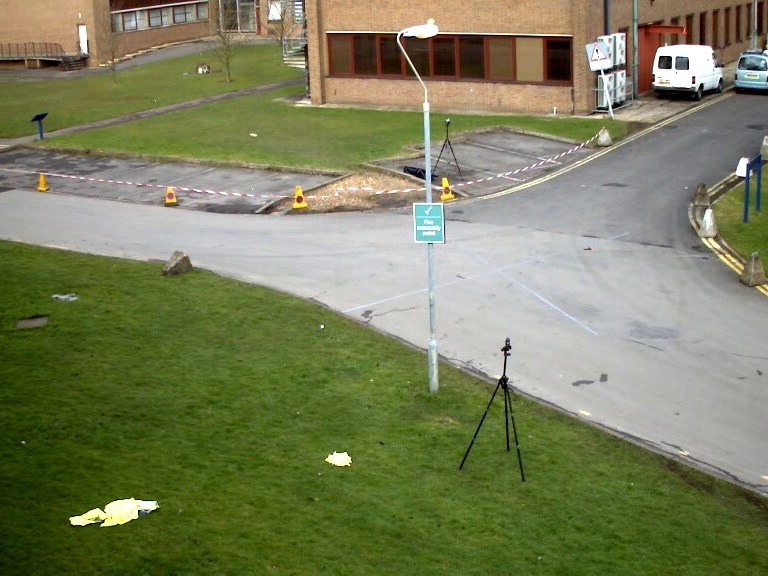
#> input picture Project/test/first_frame.jpg, 768 x 576 px
$ python realtime_person_detection.py
#> lines starting #> are read from the running program, lines starting #| are printed output that depends on the picture; pictures that were not available may be replaced by others from this repository, and a replacement may not be noted
import cv2
import joblib
import numpy as np
import time
from Sliding_scale import sliding_window as sd
from hog1 import hog_feature


model = joblib.load("models/my_model.dat")
#> (reads Project/models/my_model.dat from the repository)
size = (64, 128)
step_size = (5, 10)
zoom_pixel = 10
index = 0
def check_person(img):
    if img.shape[0] == 0 or img.shape[1] == 0:
        return 0
    img = cv2.resize(img, (80, 160))
    for (x, y, window) in sd(img, size, step_size):
        if window.shape[0] != size[1] or window.shape[1] != size[0]:
            continue
        fd = hog_feature(window, cell_size=8)
        fd = fd.reshape(1, -1)
        pred = model.predict(fd)
        sc = model.decision_function(fd)
        if pred == 1 and sc > 0.5:
            return sc[0], 1
    return sc, 0


cap = cv2.VideoCapture("test/768x576.avi")
last_gray = None
idx = -1
frame = cv2.imread("test/first_frame.jpg")
#> frame is the input picture: shape (576, 768, 3); mean B, G, R 91.6, 127.7, 122.7
fisrt_frame = cv2.cvtColor(frame, cv2.COLOR_BGR2GRAY)
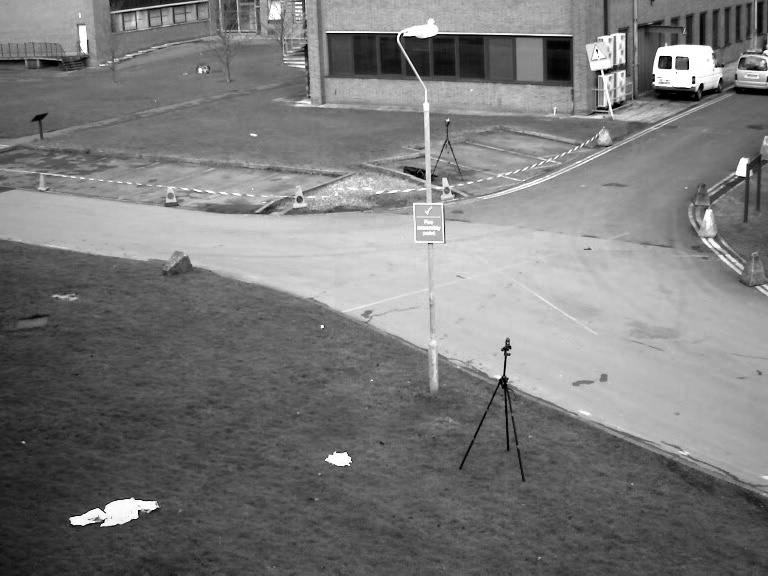
#> fisrt_frame: shape (576, 768); min 0, max 255, mean 122.1
while(True):
    start = time.time()
    ret, frame = cap.read()  # read frames
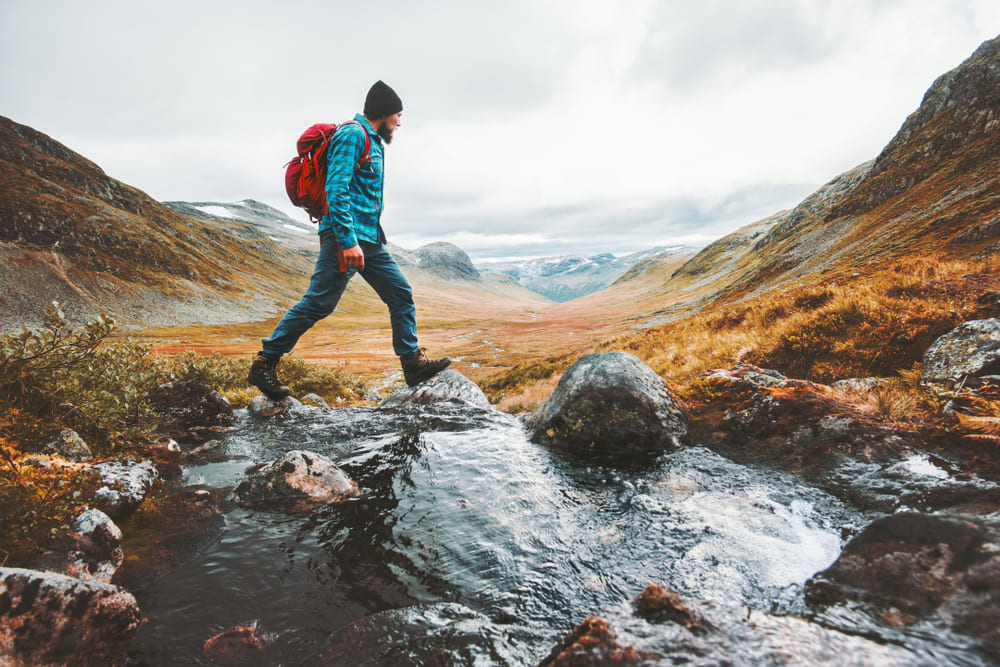
#> input picture Project/test/12.jpg, 1000 x 667 px, given in place of 768x576.avi, which was not available
#> frame is the input picture: shape (667, 1000, 3); mean B, G, R 136.8, 145.9, 152.8
    idx += 1
    if not ret:
        print('Stopped reading the video ')
        break
    img = frame.copy()
    # convert color image to gray
    gray = cv2.cvtColor(img, cv2.COLOR_BGR2GRAY)
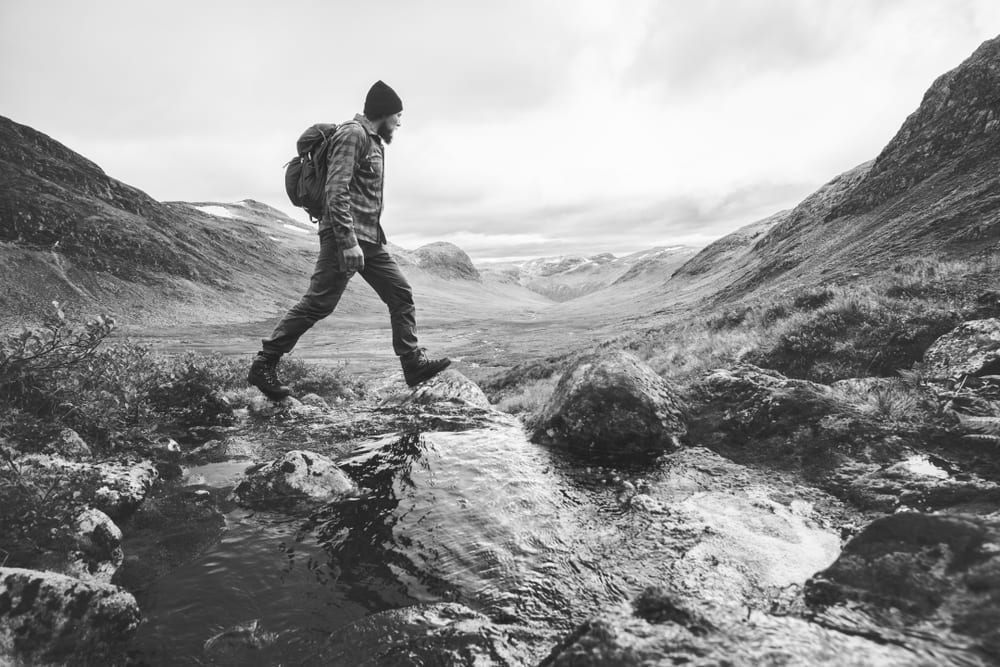
#> gray: shape (667, 1000); min 13, max 255, mean 147
#> (the run stopped early here; a loop or call above may not have finished)
